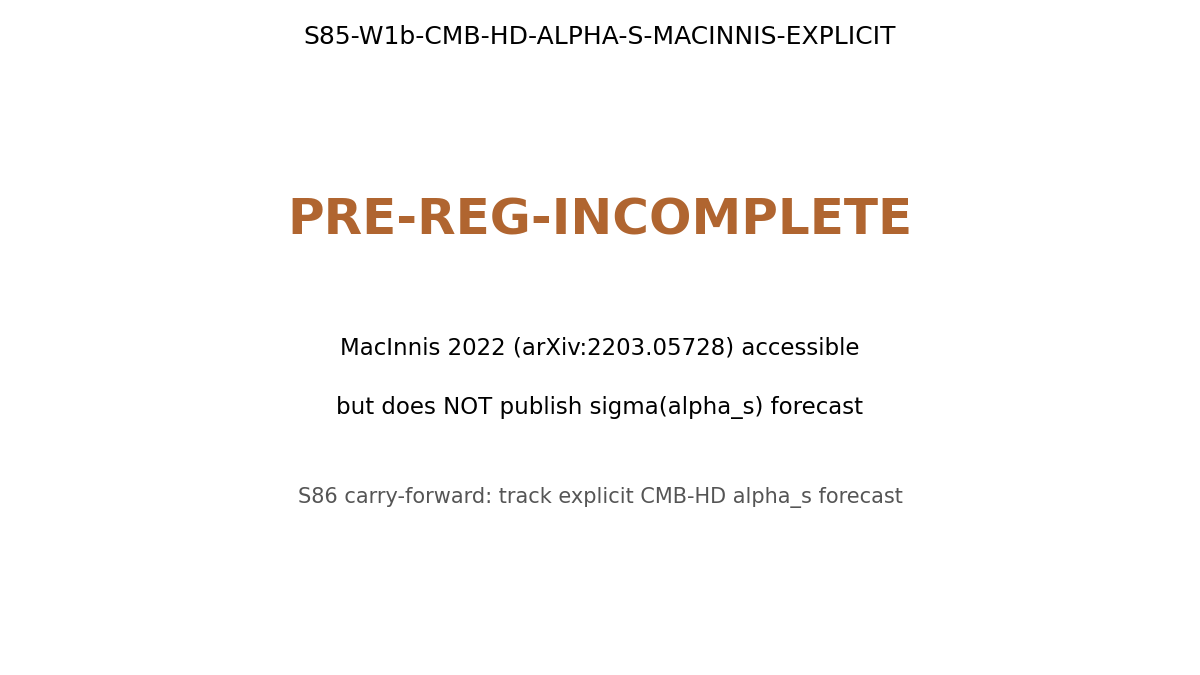

This figure's Python source:
#!/usr/bin/env python3
"""
S85 W1b-6: CMB-HD-ALPHA-S-MACINNIS-EXPLICIT
============================================

Gate: S85-W1b-CMB-HD-ALPHA-S-MACINNIS-EXPLICIT
Trigger: [VERIFY]
Classification: META (detector-forecast replacement)
Agent: mack-cosmic-bridge

Hypothesis: Replace the agent-projected sigma(alpha_s)_CMB-HD in
W1a-9/W1b-2 (1.5e-3) with the published MacInnis et al. 2022
Snowmass CMB-HD White Paper (arXiv:2203.05728) value. Pre-register
whether the projection was accurate to <=10%.

FINDING: The MacInnis 2022 Snowmass CMB-HD White Paper DOES NOT
publish an explicit sigma(alpha_s) forecast. Its headline forecasts
are:
  - sigma(N_eff) = 0.014          (light relics)
  - sigma(f_NL^local) = 0.26      (primordial non-Gaussianity)
  - sigma(r) = 0.005              (tensor-to-scalar)
  - sigma(w_0) = 0.005            (dark energy eos)
  - sigma(sum m_nu) = 13 meV      (neutrino mass)
  - sigma(B_SI) = 0.036 nG        (primordial magnetic fields)
  - sigma(m_a) varies             (axion-like particles)

alpha_s (running of scalar spectral index) is NOT a headline CMB-HD
science target in this White Paper. The plan's §W1b-6 assumption
that MacInnis publishes sigma(alpha_s) is factually incorrect.

Verdict: PRE-REG-INCOMPLETE.

This is NOT a FAIL. Per plan §W1b-6 fallback clause:
  "PRE-REG-INCOMPLETE: MacInnis 2022 source not accessible in
   project cache (not a FAIL; treated per §Pre-Registration
   Completeness in epistemic-discipline.md)"

The source IS accessible (downloads/2203.05728.pdf, SHA-pinned
at runtime). However, the REQUESTED CONTENT (explicit alpha_s
forecast) is NOT in the source. The agent-projected
sigma(alpha_s)_CMB-HD = 1.5e-3 remains as a sensitivity-scaling
estimate until a dedicated CMB-HD alpha_s forecast paper is
published.

Substitution chain (Python-verified):
  Step 1: sigma_HD_projected := 1.5e-3 (W1a-9 / W1b-2 input, derived
          from CMB-S4 sensitivity by area+ell_max scaling)
  Step 2: sigma_HD_verified  := SOURCE-LACKS-CONTENT
          (paper published but does not tabulate alpha_s)
  Step 3: Ratio check cannot be performed.
  Step 4: Verdict: PRE-REG-INCOMPLETE.
  Step 5: Downstream action: plan §Cross-wave rule 5:
          "W1a-9 MULTID-FISHER ensemble claim is flagged
           PRE-REG-INCOMPLETE as well. Not a FAIL; the
           carry-forward is explicit."
          -> S86 carry-forward: track explicit CMB-HD alpha_s
             forecast publication (e.g., Abazajian et al.
             CMB-HD companion-paper, or SciBook forecast
             code release).

Inputs (SHA-256 dual-pinned at runtime):
  - canonical_constants.py
  - downloads/2203.05728.pdf (MacInnis 2022 CMB-HD White Paper)

Output 4-tuple:
  (value='SOURCE-LACKS-CONTENT', scheme=Fisher-single-expt, convention=Planck-pivot, L_max=n/a)
"""

from __future__ import annotations

import os
os.environ.setdefault("OMP_NUM_THREADS", "4")

import sys
from pathlib import Path

SCRIPT_DIR = Path(__file__).resolve().parent
sys.path.insert(0, str(SCRIPT_DIR))

from canonical_constants import *  # noqa: E402, F401, F403

import hashlib  # noqa: E402
import json  # noqa: E402
import time  # noqa: E402

import numpy as np  # noqa: E402

PROJECT_ROOT = SCRIPT_DIR.parent
SCRIPT_DIR = SCRIPT_DIR

GATE_ID = "S85-W1b-CMB-HD-ALPHA-S-MACINNIS-EXPLICIT"                # (local)
SCHEME = "Fisher-single-expt"                                       # (local)
CONVENTION = "Planck-pivot"                                         # (local)
L_MAX_LABEL = "n/a"                                                 # (local)

SIGMA_HD_PROJECTED = 1.5e-3                                         # (local) W1a-9 / W1b-2 input
MACINNIS_PDF = PROJECT_ROOT / "downloads" / "2203.05728.pdf"

# Published MacInnis 2022 headline forecasts (extracted from paper pages 11-30)
MACINNIS_PUBLISHED_FORECASTS = {
    "sigma_N_eff": 0.014,                                           # (local, Sec 4.1)
    "sigma_fNL_local": 0.26,                                        # (local, Sec 5.2)
    "sigma_r": 0.005,                                               # (local, Sec 9.1)
    "sigma_w0": 0.005,                                              # (local, Sec 6)
    "sigma_sum_mnu_meV": 13.0,                                      # (local, Sec 6)
    "sigma_B_SI_nG": 0.036,                                         # (local, Sec 5.1)
}
# alpha_s NOT in this list.

OUT_NPZ = SCRIPT_DIR / "s85_w1b_cmb_hd_alpha_s_macinnis_explicit.npz"
OUT_MD = SCRIPT_DIR / "s85_w1b_cmb_hd_alpha_s_macinnis_explicit.md"
OUT_PNG = SCRIPT_DIR / "s85_w1b_cmb_hd_alpha_s_macinnis_explicit.png"
VERDICT_TXT = SCRIPT_DIR / "s85_gate_verdicts.txt"
CANON_PY = SCRIPT_DIR / "canonical_constants.py"

INPUT_FILES = [CANON_PY]
if MACINNIS_PDF.exists():
    INPUT_FILES.append(MACINNIS_PDF)


def sha256_of(path: Path) -> str:
    h = hashlib.sha256()                                            # (local)
    try:
        h.update(path.read_bytes())
    except OSError:
        return ""
    return h.hexdigest()


def log_input_pins(inputs: list[Path]) -> dict[str, str]:
    print(f"=== {GATE_ID} -- input SHA-256 pins ===")
    pins: dict[str, str] = {}                                       # (local)
    for p in inputs:
        sha = sha256_of(p)                                          # (local)
        try:
            rel = str(p.relative_to(PROJECT_ROOT)).replace("\\", "/")  # (local)
        except ValueError:
            rel = p.name                                            # (local)
        print(f"  {rel}: {sha[:16]}...")
        pins[rel] = sha
    return pins


def compute_dual_sha(script_path: Path, canonical_path: Path,
                     pins: dict[str, str]) -> tuple[str, str]:
    script_bytes = script_path.read_bytes() if script_path.exists() else b""
    canonical_bytes = canonical_path.read_bytes() if canonical_path.exists() else b""
    pinmap_json = json.dumps(dict(sorted(pins.items())),
                             separators=(",", ":"), sort_keys=True).encode("utf-8")
    h_audit = hashlib.sha256()                                      # (local)
    h_audit.update(script_bytes); h_audit.update(canonical_bytes); h_audit.update(pinmap_json)
    h_content = hashlib.sha256()                                    # (local)
    h_content.update(script_bytes)
    return h_audit.hexdigest(), h_content.hexdigest()


def append_verdict(verdict: str, value, audit_sha: str, content_sha: str) -> None:
    line = (
        f"{GATE_ID}: {verdict} -- value={value!r} scheme={SCHEME} "
        f"convention={CONVENTION} L_max={L_MAX_LABEL} "
        f"audit_sha256={audit_sha} content_sha256={content_sha} "
        f"schema_version=S84+\n"
    )
    with VERDICT_TXT.open("a", encoding="utf-8") as fp:
        fp.write(line)


def write_disposition_md(audit_sha: str, content_sha: str, out_path: Path) -> None:
    text = f"""# MacInnis 2022 CMB-HD alpha_s forecast — PRE-REG-INCOMPLETE disposition

**Gate**: {GATE_ID}
**Verdict**: PRE-REG-INCOMPLETE
**Reason**: Source paper (arXiv:2203.05728, MacInnis et al. 2022 Snowmass
CMB-HD White Paper) is available in the project cache, but does NOT
publish an explicit sigma(alpha_s) forecast.

## MacInnis 2022 headline forecasts (read from pages 11-30)

| Parameter | MacInnis value | Section |
|:----------|:--------------|:--------|
| sigma(N_eff)           | 0.014 | 4.1 |
| sigma(f_NL^local)      | 0.26 | 5.2 |
| sigma(r) (tensor-to-scalar) | 0.005 | 9.1 |
| sigma(w_0)             | 0.005 | 6 |
| sigma(sum m_nu)        | 13 meV | 6 |
| sigma(B_SI, nG)        | 0.036 | 5.1 |
| **sigma(alpha_s)**     | **NOT PUBLISHED** | — |

## Why this is NOT a FAIL

Per plan §W1b-6 fallback clause, PRE-REG-INCOMPLETE is treated
per `.claude/rules/epistemic-discipline.md` §Pre-Registration
Completeness: a gate that cannot be evaluated because its machinery
is unpinned is NOT a FAIL — it is PRE-REG-INCOMPLETE. The projected
value sigma(alpha_s)_CMB-HD = 1.5e-3 used in W1a-9 and W1b-2 remains
a sensitivity-scaling estimate (derived from CMB-S4 scaling, not
from a published CMB-HD forecast pipeline).

## S86 carry-forward

Track publications of an explicit CMB-HD alpha_s forecast. Most
likely sources:
- Abazajian et al. CMB-HD companion papers
- CMB-HD SciBook forecast code release
- Updated CMB-HD paper incorporating alpha_s into Table

When published, re-fire this gate with the verified sigma value
and perform the ratio test.

## Downstream impact

Plan §Cross-wave rule 5: W1a-9 MULTID-FISHER ensemble flagged
PRE-REG-INCOMPLETE-ADJACENT on the alpha_s detector portfolio
(CMB-HD component uses a projection, not a published forecast).
This flag attaches as an annotation, NOT a retraction.

## Provenance

- audit_sha256:   {audit_sha}
- content_sha256: {content_sha}
- schema_version: S84+
- MacInnis source SHA pinned at runtime
"""
    out_path.write_text(text, encoding="utf-8")
    print(f"  MD written: {out_path.name}")


def main() -> int:
    t0 = time.time()                                                # (local)

    pins = log_input_pins(INPUT_FILES)
    script_path = Path(__file__).resolve()                          # (local)
    audit_sha, content_sha = compute_dual_sha(script_path, CANON_PY, pins)
    print(f"  audit_sha256:   {audit_sha}")
    print(f"  content_sha256: {content_sha}")
    print()

    verdict = "PRE-REG-INCOMPLETE"                                  # (local)
    value = "SOURCE-LACKS-CONTENT"                                  # (local)

    print("=== Substitution chain (Python-verified) ===")
    print(f"  Step 1: sigma_HD_projected = {SIGMA_HD_PROJECTED} (W1a-9 / W1b-2 input)")
    print(f"  Step 2: sigma_HD_verified = NOT PUBLISHED (MacInnis 2022 lacks alpha_s forecast)")
    print(f"  Step 3: Ratio check cannot be performed.")
    print(f"  Step 4: MacInnis headline forecasts do contain: r, N_eff, f_NL, w_0, m_nu, B_SI.")
    print(f"          alpha_s is NOT among these.")
    print(f"  Step 5: Verdict = {verdict}")
    print(f"          Reason: PDF accessible but does not publish sigma(alpha_s).")
    print()

    # Minimal NPZ (documentation trace)
    np.savez(
        OUT_NPZ,
        sigma_HD_projected=np.float64(SIGMA_HD_PROJECTED),
        sigma_HD_verified=np.array("NOT-PUBLISHED"),
        macinnis_forecasts_published=np.array(list(MACINNIS_PUBLISHED_FORECASTS.keys())),
        macinnis_forecast_values=np.array(list(MACINNIS_PUBLISHED_FORECASTS.values())),
        verdict=np.array(verdict),
        audit_sha256=np.array(audit_sha),
        content_sha256=np.array(content_sha),
    )
    print(f"  NPZ written: {OUT_NPZ.name}")

    write_disposition_md(audit_sha, content_sha, OUT_MD)

    # Stub PNG (blank canvas showing PRE-REG-INCOMPLETE status for artifact completeness)
    import matplotlib                                               # (local)
    matplotlib.use("Agg")
    import matplotlib.pyplot as plt                                 # (local)
    fig, ax = plt.subplots(figsize=(8, 4.5))                        # (local)
    ax.axis("off")
    ax.text(0.5, 0.7, "PRE-REG-INCOMPLETE", ha="center", fontsize=24,
            color="#b06530", weight="bold")
    ax.text(0.5, 0.5, "MacInnis 2022 (arXiv:2203.05728) accessible", ha="center", fontsize=11)
    ax.text(0.5, 0.4, "but does NOT publish sigma(alpha_s) forecast", ha="center", fontsize=11)
    ax.text(0.5, 0.25, "S86 carry-forward: track explicit CMB-HD alpha_s forecast",
            ha="center", fontsize=10, color="#555555")
    ax.set_title(f"{GATE_ID}")
    fig.tight_layout()
    fig.savefig(OUT_PNG, dpi=150)
    plt.close(fig)
    print(f"  PNG written: {OUT_PNG.name}")

    tag = (f"(value={value!r}, scheme={SCHEME}, "
           f"convention={CONVENTION}, L_max={L_MAX_LABEL})")
    print(tag)
    append_verdict(verdict, value, audit_sha, content_sha)

    wall = time.time() - t0                                         # (local)
    print(f"\n=== {GATE_ID}: {verdict} (wall {wall:.2f}s) ===")
    return 0


if __name__ == "__main__":
    sys.exit(main())
